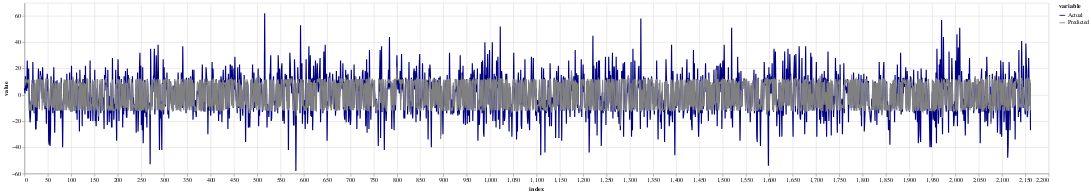

The notebook cell saved with this chart:
### Code cell
domain = ['Actual', 'Predicted']
range_ = ['navy', 'gray']

alt.Chart(gbm_melted_df).mark_line().encode(
    x='index',
    y='value',
    # color=alt.Color('variable', scale=alt.Scale(scheme='dark2'))
    color=alt.Color('variable', scale=alt.Scale(domain=domain,range=range_))
).properties(
    width=1800,
    height=300
)

### Figure 1 — Vega-Lite specification as saved in the notebook (floating-point values rounded to 4 significant figures; data arrays with more than 128 entries replaced by an {"elided": "..."} marker saying what was removed)
{"config": {"view": {"continuousWidth": 400, "continuousHeight": 300}}, "data": {"name": "data-3e72d3270412bdb3f1405038ffa27329"}, "mark": "line", "encoding": {"color": {"field": "variable", "scale": {"domain": ["Actual", "Predicted"], "range": ["navy", "gray"]}, "type": "nominal"}, "x": {"field": "index", "type": "quantitative"}, "y": {"field": "value", "type": "quantitative"}}, "height": 300, "width": 1800, "$schema": "https://vega.github.io/schema/vega-lite/v4.17.0.json", "datasets": {"data-3e72d3270412bdb3f1405038ffa27329": {"elided": "4324 records"}}}
